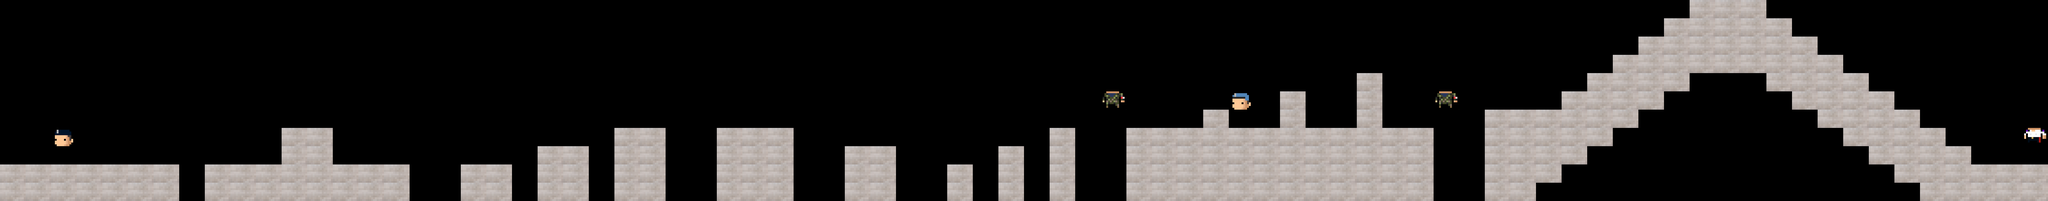

Rendered tile map (Tiled .tmx) drawn with the repository's tilesets; below, a short description and the full map source, tile grids included:
An orthogonal 80x11 tile map with 84x60 px tiles, 3 tile layers (Tile Layer 1, enemy, player), 3 tilesets.

<map version="1.10" tiledversion="1.10.2" orientation="orthogonal" renderorder="right-down" width="80" height="11" tilewidth="84" tileheight="60" infinite="0" nextlayerid="4" nextobjectid="1">
 <tileset firstgid="1" source="../Tilesets/Tile2.tsx" />
 <tileset firstgid="2" source="../Tilesets/fiveselof.tsx" />
 <tileset firstgid="4" source="../Tilesets/elof.tsx" />
 <layer id="1" name="Tile Layer 1" width="80" height="11">
  <data encoding="csv">
0,0,0,0,0,0,0,0,0,0,0,0,0,0,0,0,0,0,0,0,0,0,0,0,0,0,0,0,0,0,0,0,0,0,0,0,0,0,0,0,0,0,0,0,0,0,0,0,0,0,0,0,0,0,0,0,0,0,0,0,0,0,0,0,0,0,1,1,1,0,0,0,0,0,0,0,0,0,0,0,
0,0,0,0,0,0,0,0,0,0,0,0,0,0,0,0,0,0,0,0,0,0,0,0,0,0,0,0,0,0,0,0,0,0,0,0,0,0,0,0,0,0,0,0,0,0,0,0,0,0,0,0,0,0,0,0,0,0,0,0,0,0,0,0,0,1,1,1,1,1,0,0,0,0,0,0,0,0,0,0,
0,0,0,0,0,0,0,0,0,0,0,0,0,0,0,0,0,0,0,0,0,0,0,0,0,0,0,0,0,0,0,0,0,0,0,0,0,0,0,0,0,0,0,0,0,0,0,0,0,0,0,0,0,0,0,0,0,0,0,0,0,0,0,0,1,1,1,1,1,1,1,0,0,0,0,0,0,0,0,0,
0,0,0,0,0,0,0,0,0,0,0,0,0,0,0,0,0,0,0,0,0,0,0,0,0,0,0,0,0,0,0,0,0,0,0,0,0,0,0,0,0,0,0,0,0,0,0,0,0,0,0,0,0,0,0,0,0,0,0,0,0,0,0,1,1,1,1,1,1,1,1,1,0,0,0,0,0,0,0,0,
0,0,0,0,0,0,0,0,0,0,0,0,0,0,0,0,0,0,0,0,0,0,0,0,0,0,0,0,0,0,0,0,0,0,0,0,0,0,0,0,0,0,0,0,0,0,0,0,0,0,0,0,0,1,0,0,0,0,0,0,0,0,1,1,1,1,0,0,0,1,1,1,1,0,0,0,0,0,0,0,
0,0,0,0,0,0,0,0,0,0,0,0,0,0,0,0,0,0,0,0,0,0,0,0,0,0,0,0,0,0,0,0,0,0,0,0,0,0,0,0,0,0,0,0,0,0,0,0,0,0,1,0,0,1,0,0,0,0,0,0,0,1,1,1,1,0,0,0,0,0,1,1,1,1,0,0,0,0,0,0,
0,0,0,0,0,0,0,0,0,0,0,0,0,0,0,0,0,0,0,0,0,0,0,0,0,0,0,0,0,0,0,0,0,0,0,0,0,0,0,0,0,0,0,0,0,0,0,1,0,0,1,0,0,1,0,0,0,0,1,1,1,1,1,1,0,0,0,0,0,0,0,1,1,1,1,0,0,0,0,0,
0,0,0,0,0,0,0,0,0,0,0,1,1,0,0,0,0,0,0,0,0,0,0,0,1,1,0,0,1,1,1,0,0,0,0,0,0,0,0,0,0,1,0,0,1,1,1,1,1,1,1,1,1,1,1,1,0,0,1,1,1,1,1,0,0,0,0,0,0,0,0,0,1,1,1,1,0,0,0,0,
0,0,0,0,0,0,0,0,0,0,0,1,1,0,0,0,0,0,0,0,0,1,1,0,1,1,0,0,1,1,1,0,0,1,1,0,0,0,0,1,0,1,0,0,1,1,1,1,1,1,1,1,1,1,1,1,0,0,1,1,1,1,0,0,0,0,0,0,0,0,0,0,0,1,1,1,1,0,0,0,
1,1,1,1,1,1,1,0,1,1,1,1,1,1,1,1,0,0,1,1,0,1,1,0,1,1,0,0,1,1,1,0,0,1,1,0,0,1,0,1,0,1,0,0,1,1,1,1,1,1,1,1,1,1,1,1,0,0,1,1,1,0,0,0,0,0,0,0,0,0,0,0,0,0,1,1,1,1,1,1,
1,1,1,1,1,1,1,0,1,1,1,1,1,1,1,1,0,0,1,1,0,1,1,0,1,1,0,0,1,1,1,0,0,1,1,0,0,1,0,1,0,1,0,0,1,1,1,1,1,1,1,1,1,1,1,1,0,0,1,1,0,0,0,0,0,0,0,0,0,0,0,0,0,0,0,1,1,1,1,1
</data>
 </layer>
 <layer id="3" name="enemy" width="80" height="11">
  <data encoding="csv">
0,0,0,0,0,0,0,0,0,0,0,0,0,0,0,0,0,0,0,0,0,0,0,0,0,0,0,0,0,0,0,0,0,0,0,0,0,0,0,0,0,0,0,0,0,0,0,0,0,0,0,0,0,0,0,0,0,0,0,0,0,0,0,0,0,0,0,0,0,0,0,0,0,0,0,0,0,0,0,0,
0,0,0,0,0,0,0,0,0,0,0,0,0,0,0,0,0,0,0,0,0,0,0,0,0,0,0,0,0,0,0,0,0,0,0,0,0,0,0,0,0,0,0,0,0,0,0,0,0,0,0,0,0,0,0,0,0,0,0,0,0,0,0,0,0,0,0,0,0,0,0,0,0,0,0,0,0,0,0,0,
0,0,0,0,0,0,0,0,0,0,0,0,0,0,0,0,0,0,0,0,0,0,0,0,0,0,0,0,0,0,0,0,0,0,0,0,0,0,0,0,0,0,0,0,0,0,0,0,0,0,0,0,0,0,0,0,0,0,0,0,0,0,0,0,0,0,0,0,0,0,0,0,0,0,0,0,0,0,0,0,
0,0,0,0,0,0,0,0,0,0,0,0,0,0,0,0,0,0,0,0,0,0,0,0,0,0,0,0,0,0,0,0,0,0,0,0,0,0,0,0,0,0,0,0,0,0,0,0,0,0,0,0,0,0,0,0,0,0,0,0,0,0,0,0,0,0,0,0,0,0,0,0,0,0,0,0,0,0,0,0,
0,0,0,0,0,0,0,0,0,0,0,0,0,0,0,0,0,0,0,0,0,0,0,0,0,0,0,0,0,0,0,0,0,0,0,0,0,0,0,0,0,0,0,0,0,0,0,0,0,0,0,0,0,0,0,0,0,0,0,0,0,0,0,0,0,0,0,0,0,0,0,0,0,0,0,0,0,0,0,0,
0,0,0,0,0,0,0,0,0,0,0,0,0,0,0,0,0,0,0,0,0,0,0,0,0,0,0,0,0,0,0,0,0,0,0,0,0,0,0,0,0,0,0,5,0,0,0,0,4,0,0,0,0,0,0,0,5,0,0,0,0,0,0,0,0,0,0,0,0,0,0,0,0,0,0,0,0,0,0,0,
0,0,0,0,0,0,0,0,0,0,0,0,0,0,0,0,0,0,0,0,0,0,0,0,0,0,0,0,0,0,0,0,0,0,0,0,0,0,0,0,0,0,0,0,0,0,0,0,0,0,0,0,0,0,0,0,0,0,0,0,0,0,0,0,0,0,0,0,0,0,0,0,0,0,0,0,0,0,0,0,
0,0,0,0,0,0,0,0,0,0,0,0,0,0,0,0,0,0,0,0,0,0,0,0,0,0,0,0,0,0,0,0,0,0,0,0,0,0,0,0,0,0,0,0,0,0,0,0,0,0,0,0,0,0,0,0,0,0,0,0,0,0,0,0,0,0,0,0,0,0,0,0,0,0,0,0,0,0,0,0,
0,0,0,0,0,0,0,0,0,0,0,0,0,0,0,0,0,0,0,0,0,0,0,0,0,0,0,0,0,0,0,0,0,0,0,0,0,0,0,0,0,0,0,0,0,0,0,0,0,0,0,0,0,0,0,0,0,0,0,0,0,0,0,0,0,0,0,0,0,0,0,0,0,0,0,0,0,0,0,0,
0,0,0,0,0,0,0,0,0,0,0,0,0,0,0,0,0,0,0,0,0,0,0,0,0,0,0,0,0,0,0,0,0,0,0,0,0,0,0,0,0,0,0,0,0,0,0,0,0,0,0,0,0,0,0,0,0,0,0,0,0,0,0,0,0,0,0,0,0,0,0,0,0,0,0,0,0,0,0,0,
0,0,0,0,0,0,0,0,0,0,0,0,0,0,0,0,0,0,0,0,0,0,0,0,0,0,0,0,0,0,0,0,0,0,0,0,0,0,0,0,0,0,0,0,0,0,0,0,0,0,0,0,0,0,0,0,0,0,0,0,0,0,0,0,0,0,0,0,0,0,0,0,0,0,0,0,0,0,0,0
</data>
 </layer>
 <layer id="2" name="player" width="80" height="11">
  <data encoding="csv">
0,0,0,0,0,0,0,0,0,0,0,0,0,0,0,0,0,0,0,0,0,0,0,0,0,0,0,0,0,0,0,0,0,0,0,0,0,0,0,0,0,0,0,0,0,0,0,0,0,0,0,0,0,0,0,0,0,0,0,0,0,0,0,0,0,0,0,0,0,0,0,0,0,0,0,0,0,0,0,0,
0,0,0,0,0,0,0,0,0,0,0,0,0,0,0,0,0,0,0,0,0,0,0,0,0,0,0,0,0,0,0,0,0,0,0,0,0,0,0,0,0,0,0,0,0,0,0,0,0,0,0,0,0,0,0,0,0,0,0,0,0,0,0,0,0,0,0,0,0,0,0,0,0,0,0,0,0,0,0,0,
0,0,0,0,0,0,0,0,0,0,0,0,0,0,0,0,0,0,0,0,0,0,0,0,0,0,0,0,0,0,0,0,0,0,0,0,0,0,0,0,0,0,0,0,0,0,0,0,0,0,0,0,0,0,0,0,0,0,0,0,0,0,0,0,0,0,0,0,0,0,0,0,0,0,0,0,0,0,0,0,
0,0,0,0,0,0,0,0,0,0,0,0,0,0,0,0,0,0,0,0,0,0,0,0,0,0,0,0,0,0,0,0,0,0,0,0,0,0,0,0,0,0,0,0,0,0,0,0,0,0,0,0,0,0,0,0,0,0,0,0,0,0,0,0,0,0,0,0,0,0,0,0,0,0,0,0,0,0,0,0,
0,0,0,0,0,0,0,0,0,0,0,0,0,0,0,0,0,0,0,0,0,0,0,0,0,0,0,0,0,0,0,0,0,0,0,0,0,0,0,0,0,0,0,0,0,0,0,0,0,0,0,0,0,0,0,0,0,0,0,0,0,0,0,0,0,0,0,0,0,0,0,0,0,0,0,0,0,0,0,0,
0,0,0,0,0,0,0,0,0,0,0,0,0,0,0,0,0,0,0,0,0,0,0,0,0,0,0,0,0,0,0,0,0,0,0,0,0,0,0,0,0,0,0,0,0,0,0,0,0,0,0,0,0,0,0,0,0,0,0,0,0,0,0,0,0,0,0,0,0,0,0,0,0,0,0,0,0,0,0,0,
0,0,0,0,0,0,0,0,0,0,0,0,0,0,0,0,0,0,0,0,0,0,0,0,0,0,0,0,0,0,0,0,0,0,0,0,0,0,0,0,0,0,0,0,0,0,0,0,0,0,0,0,0,0,0,0,0,0,0,0,0,0,0,0,0,0,0,0,0,0,0,0,0,0,0,0,0,0,0,0,
0,0,2,0,0,0,0,0,0,0,0,0,0,0,0,0,0,0,0,0,0,0,0,0,0,0,0,0,0,0,0,0,0,0,0,0,0,0,0,0,0,0,0,0,0,0,0,0,0,0,0,0,0,0,0,0,0,0,0,0,0,0,0,0,0,0,0,0,0,0,0,0,0,0,0,0,0,0,0,3,
0,0,0,0,0,0,0,0,0,0,0,0,0,0,0,0,0,0,0,0,0,0,0,0,0,0,0,0,0,0,0,0,0,0,0,0,0,0,0,0,0,0,0,0,0,0,0,0,0,0,0,0,0,0,0,0,0,0,0,0,0,0,0,0,0,0,0,0,0,0,0,0,0,0,0,0,0,0,0,0,
0,0,0,0,0,0,0,0,0,0,0,0,0,0,0,0,0,0,0,0,0,0,0,0,0,0,0,0,0,0,0,0,0,0,0,0,0,0,0,0,0,0,0,0,0,0,0,0,0,0,0,0,0,0,0,0,0,0,0,0,0,0,0,0,0,0,0,0,0,0,0,0,0,0,0,0,0,0,0,0,
0,0,0,0,0,0,0,0,0,0,0,0,0,0,0,0,0,0,0,0,0,0,0,0,0,0,0,0,0,0,0,0,0,0,0,0,0,0,0,0,0,0,0,0,0,0,0,0,0,0,0,0,0,0,0,0,0,0,0,0,0,0,0,0,0,0,0,0,0,0,0,0,0,0,0,0,0,0,0,0
</data>
 </layer>
</map>
